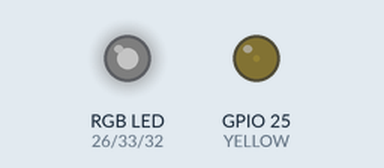
This sketch was run on a simulated ESP32. Shown: an RGB LED mixed from three pins (HIGH = lit), output pins drawn as LEDs (lit = HIGH). Dim RGB values are drawn brighter than linear.

Above: at 0.05 s.
At 1.15 s:
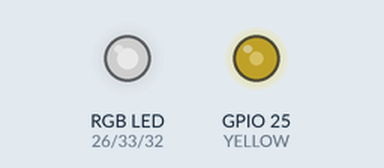
At 2.3 s:
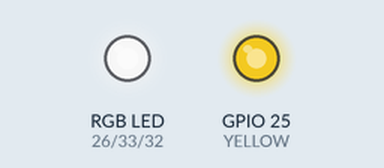
At 3.45 s:
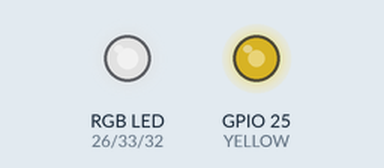
At 4.6 s:
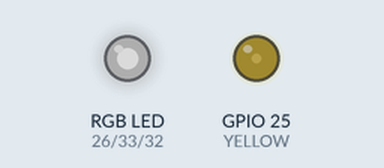
Timing chart, 0 to 6.7 s (numbered marks = the images above):
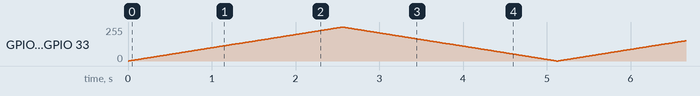

The sketch:

led_brightness.ino
```cpp
// The pin connections for the LEDs
#define RED 26
#define YELLOW 25
#define GREEN 33
#define BLUE 32

// The PWM channel (0 to 15)
#define CHANNEL 0

// The PWM signal frequency for LED
#define FREQ 5000

// The signal's duty cycle resolution (1 to 16-bit)
//  8-bit for 0 to 255 LED brightness values
#define RESOLUTION 8
#define MIN 0
#define MAX 255

void setup() {
  // Configure LED PWM functionalities
  ledcSetup(CHANNEL, FREQ, RESOLUTION);

  // Attach the channel to the GPIO pins to be controlled
  ledcAttachPin(RED, CHANNEL);
  ledcAttachPin(YELLOW, CHANNEL);
  ledcAttachPin(GREEN, CHANNEL);
  ledcAttachPin(BLUE, CHANNEL);
}

void loop() {
  // Increase the LED brightness to the max
  for (int duty = MIN; duty <= MAX; duty++) {
    ledcWrite(CHANNEL, duty);
    delay(10);
  }

  // Decrease the LED brightness to the min
  for (int duty = MAX; duty >= MIN; duty--) {
    ledcWrite(CHANNEL, duty);
    delay(10);
  }
}
```
